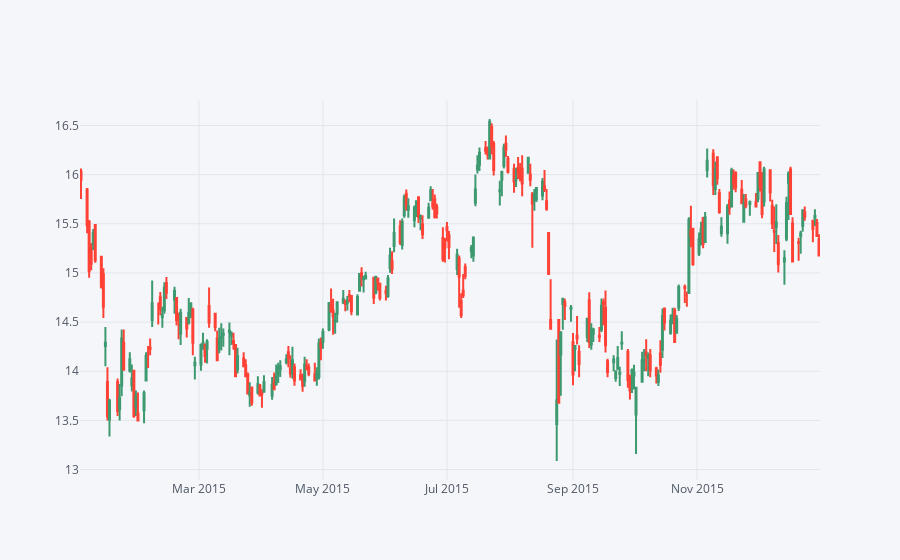

The notebook cell this image was saved under:
### Markdown cell above
**candle plot of Bank of America's stock from Jan 1st 2015 to Jan 1st 2016.**

### Code cell
BAC.loc['2015-01-01':'2016-01-01'][['Open', 'High', 'Low', 'Close']].iplot(kind = 'candle')

### Figure 1 — Plotly figure (JSON) as saved in the notebook; plotly's stock layout.template omitted (floating-point values rounded to 4 significant figures; data arrays with more than 128 entries replaced by an {"elided": "..."} marker saying what was removed)
{"data": [{"close": {"elided": "252 float values"}, "high": {"elided": "252 float values"}, "low": {"elided": "252 float values"}, "open": {"elided": "252 float values"}, "showlegend": false, "type": "candlestick", "x": {"elided": "252 str values"}, "yaxis": "y2"}], "layout": {"legend": {"bgcolor": "#F5F6F9", "font": {"color": "#4D5663"}}, "paper_bgcolor": "#F5F6F9", "plot_bgcolor": "#F5F6F9", "title": {"font": {"color": "#4D5663"}}, "xaxis": {"gridcolor": "#E1E5ED", "rangeslider": {"visible": false}, "showgrid": true, "tickfont": {"color": "#4D5663"}, "title": {"font": {"color": "#4D5663"}, "text": ""}, "zerolinecolor": "#E1E5ED"}, "yaxis": {"gridcolor": "#E1E5ED", "showgrid": true, "showticklabels": false, "tickfont": {"color": "#4D5663"}, "title": {"font": {"color": "#4D5663"}, "text": ""}, "zerolinecolor": "#E1E5ED"}, "yaxis2": {"gridcolor": "#E1E5ED", "showgrid": true, "tickfont": {"color": "#4D5663"}, "title": {"font": {"color": "#4D5663"}, "text": ""}, "zerolinecolor": "#E1E5ED"}}}
